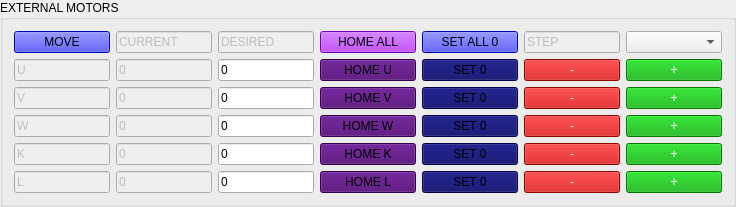
         <widget class="QGroupBox" name="groupBox_11">
          <property name="title">
           <string>EXTERNAL MOTORS</string>
          </property>
          <layout class="QGridLayout" name="gridLayout_20" columnstretch="1,1,1,1,1,1,1">
           <item row="0" column="0">
            <widget class="QPushButton" name="pushButton_29">
             <property name="autoFillBackground">
              <bool>false</bool>
             </property>
             <property name="styleSheet">
              <string notr="true">background-color: rgb(0, 0, 255)</string>
             </property>
             <property name="text">
              <string>MOVE</string>
             </property>
            </widget>
           </item>
           <item row="0" column="1">
            <widget class="QLineEdit" name="lineEdit_29">
             <property name="enabled">
              <bool>false</bool>
             </property>
             <property name="text">
              <string>CURRENT</string>
             </property>
            </widget>
           </item>
           <item row="0" column="2">
            <widget class="QLineEdit" name="lineEdit_30">
             <property name="enabled">
              <bool>false</bool>
             </property>
             <property name="text">
              <string>DESIRED</string>
             </property>
            </widget>
           </item>
           <item row="0" column="3">
            <widget class="QPushButton" name="pushButton_30">
             <property name="autoFillBackground">
              <bool>false</bool>
             </property>
             <property name="styleSheet">
              <string notr="true">background-color: rgb(170, 0, 255)</string>
             </property>
             <property name="text">
              <string>HOME ALL</string>
             </property>
            </widget>
           </item>
           <item row="0" column="4">
            <widget class="QPushButton" name="pushButton_36">
             <property name="autoFillBackground">
              <bool>false</bool>
             </property>
             <property name="styleSheet">
              <string notr="true">background-color: rgb(0, 0, 255)</string>
             </property>
             <property name="text">
              <string>SET ALL 0</string>
             </property>
            </widget>
           </item>
           <item row="0" column="5">
            <widget class="QLineEdit" name="lineEdit_41">
             <property name="enabled">
              <bool>false</bool>
             </property>
             <property name="text">
              <string>STEP</string>
             </property>
            </widget>
           </item>
           <item row="0" column="6">
            <widget class="QComboBox" name="comboBox_2"/>
           </item>
           <item row="1" column="0">
            <widget class="QLineEdit" name="lineEdit_24">
             <property name="enabled">
              <bool>false</bool>
             </property>
             <property name="text">
              <string>U</string>
             </property>
            </widget>
           </item>
           <item row="1" column="1">
            <widget class="QLineEdit" name="lineEdit_31">
             <property name="enabled">
              <bool>false</bool>
             </property>
             <property name="text">
              <string>0</string>
             </property>
            </widget>
           </item>
           <item row="1" column="2">
            <widget class="QLineEdit" name="lineEdit_36">
             <property name="text">
              <string>0</string>
             </property>
            </widget>
           </item>
           <item row="1" column="3">
            <widget class="QPushButton" name="pushButton_31">
             <property name="autoFillBackground">
              <bool>false</bool>
             </property>
             <property name="styleSheet">
              <string notr="true">background-color: rgb(73, 0, 109)</string>
             </property>
             <property name="text">
              <string>HOME U</string>
             </property>
            </widget>
           </item>
           <item row="1" column="4">
            <widget class="QPushButton" name="pushButton_37">
             <property name="autoFillBackground">
              <bool>false</bool>
             </property>
             <property name="styleSheet">
              <string notr="true">background-color: rgb(0, 0, 97)</string>
             </property>
             <property name="text">
              <string>SET 0</string>
             </property>
            </widget>
           </item>
           <item row="1" column="5">
            <widget class="QPushButton" name="pushButton_42">
             <property name="autoFillBackground">
              <bool>false</bool>
             </property>
             <property name="styleSheet">
              <string notr="true">background-color: rgb(197, 0, 0); color: white</string>
             </property>
             <property name="text">
              <string>-</string>
             </property>
            </widget>
           </item>
           <item row="1" column="6">
            <widget class="QPushButton" name="pushButton_47">
             <property name="autoFillBackground">
              <bool>false</bool>
             </property>
             <property name="styleSheet">
              <string notr="true">background-color: rgb(0, 170, 0); color: white</string>
             </property>
             <property name="text">
              <string>+</string>
             </property>
            </widget>
           </item>
           <item row="2" column="0">
            <widget class="QLineEdit" name="lineEdit_25">
             <property name="enabled">
              <bool>false</bool>
             </property>
             <property name="text">
              <string>V</string>
             </property>
            </widget>
           </item>
           <item row="2" column="1">
            <widget class="QLineEdit" name="lineEdit_32">
             <property name="enabled">
              <bool>false</bool>
             </property>
             <property name="text">
              <string>0</string>
             </property>
            </widget>
           </item>
           <item row="2" column="2">
            <widget class="QLineEdit" name="lineEdit_37">
             <property name="text">
              <string>0</string>
             </property>
            </widget>
           </item>
           <item row="2" column="3">
            <widget class="QPushButton" name="pushButton_32">
             <property name="autoFillBackground">
              <bool>false</bool>
             </property>
             <property name="styleSheet">
              <string notr="true">background-color: rgb(73, 0, 109)</string>
             </property>
             <property name="text">
              <string>HOME V</string>
             </property>
            </widget>
           </item>
           <item row="2" column="4">
            <widget class="QPushButton" name="pushButton_38">
             <property name="autoFillBackground">
              <bool>false</bool>
             </property>
             <property name="styleSheet">
              <string notr="true">background-color: rgb(0, 0, 97)</string>
             </property>
             <property name="text">
              <string>SET 0</string>
             </property>
            </widget>
           </item>
           <item row="2" column="5">
            <widget class="QPushButton" name="pushButton_43">
             <property name="autoFillBackground">
              <bool>false</bool>
             </property>
             <property name="styleSheet">
              <string notr="true">background-color: rgb(197, 0, 0); color: white</string>
             </property>
             <property name="text">
              <string>-</string>
             </property>
            </widget>
           </item>
           <item row="2" column="6">
            <widget class="QPushButton" name="pushButton_48">
             <property name="autoFillBackground">
              <bool>false</bool>
             </property>
             <property name="styleSheet">
              <string notr="true">background-color: rgb(0, 170, 0); color: white</string>
             </property>
             <property name="text">
              <string>+</string>
             </property>
            </widget>
           </item>
           <item row="3" column="0">
            <widget class="QLineEdit" name="lineEdit_26">
             <property name="enabled">
              <bool>false</bool>
             </property>
             <property name="text">
              <string>W</string>
             </property>
            </widget>
           </item>
           <item row="3" column="1">
            <widget class="QLineEdit" name="lineEdit_33">
             <property name="enabled">
              <bool>false</bool>
             </property>
             <property name="text">
              <string>0</string>
             </property>
            </widget>
           </item>
           <item row="3" column="2">
            <widget class="QLineEdit" name="lineEdit_38">
             <property name="text">
              <string>0</string>
             </property>
            </widget>
           </item>
           <item row="3" column="3">
            <widget class="QPushButton" name="pushButton_33">
             <property name="autoFillBackground">
              <bool>false</bool>
             </property>
             <property name="styleSheet">
              <string notr="true">background-color: rgb(73, 0, 109)</string>
             </property>
             <property name="text">
              <string>HOME W</string>
             </property>
            </widget>
           </item>
           <item row="3" column="4">
            <widget class="QPushButton" name="pushButton_39">
             <property name="autoFillBackground">
              <bool>false</bool>
             </property>
             <property name="styleSheet">
              <string notr="true">background-color: rgb(0, 0, 97)</string>
             </property>
             <property name="text">
              <string>SET 0</string>
             </property>
            </widget>
           </item>
           <item row="3" column="5">
            <widget class="QPushButton" name="pushButton_44">
             <property name="autoFillBackground">
              <bool>false</bool>
             </property>
             <property name="styleSheet">
              <string notr="true">background-color: rgb(197, 0, 0); color: white</string>
             </property>
             <property name="text">
              <string>-</string>
             </property>
            </widget>
           </item>
           <item row="3" column="6">
            <widget class="QPushButton" name="pushButton_49">
             <property name="autoFillBackground">
              <bool>false</bool>
             </property>
             <property name="styleSheet">
              <string notr="true">background-color: rgb(0, 170, 0); color: white</string>
             </property>
             <property name="text">
              <string>+</string>
             </property>
            </widget>
           </item>
           <item row="4" column="0">
            <widget class="QLineEdit" name="lineEdit_27">
             <property name="enabled">
              <bool>false</bool>
             </property>
             <property name="text">
              <string>K</string>
             </property>
            </widget>
           </item>
           <item row="4" column="1">
            <widget class="QLineEdit" name="lineEdit_34">
             <property name="enabled">
              <bool>false</bool>
             </property>
             <property name="text">
              <string>0</string>
             </property>
            </widget>
           </item>
           <item row="4" column="2">
            <widget class="QLineEdit" name="lineEdit_39">
             <property name="text">
              <string>0</string>
             </property>
            </widget>
           </item>
           <item row="4" column="3">
            <widget class="QPushButton" name="pushButton_34">
             <property name="autoFillBackground">
              <bool>false</bool>
             </property>
             <property name="styleSheet">
              <string notr="true">background-color: rgb(73, 0, 109)</string>
             </property>
             <property name="text">
              <string>HOME K</string>
             </property>
            </widget>
           </item>
           <item row="4" column="4">
            <widget class="QPushButton" name="pushButton_40">
             <property name="autoFillBackground">
              <bool>false</bool>
             </property>
             <property name="styleSheet">
              <string notr="true">background-color: rgb(0, 0, 97)</string>
             </property>
             <property name="text">
              <string>SET 0</string>
             </property>
            </widget>
           </item>
           <item row="4" column="5">
            <widget class="QPushButton" name="pushButton_45">
             <property name="autoFillBackground">
              <bool>false</bool>
             </property>
             <property name="styleSheet">
              <string notr="true">background-color: rgb(197, 0, 0); color: white</string>
             </property>
             <property name="text">
              <string>-</string>
             </property>
            </widget>
           </item>
           <item row="4" column="6">
            <widget class="QPushButton" name="pushButton_50">
             <property name="autoFillBackground">
              <bool>false</bool>
             </property>
             <property name="styleSheet">
              <string notr="true">background-color: rgb(0, 170, 0); color: white</string>
             </property>
             <property name="text">
              <string>+</string>
             </property>
            </widget>
           </item>
           <item row="5" column="0">
            <widget class="QLineEdit" name="lineEdit_28">
             <property name="enabled">
              <bool>false</bool>
             </property>
             <property name="text">
              <string>L</string>
             </property>
            </widget>
           </item>
           <item row="5" column="1">
            <widget class="QLineEdit" name="lineEdit_35">
             <property name="enabled">
              <bool>false</bool>
             </property>
             <property name="text">
              <string>0</string>
             </property>
            </widget>
           </item>
           <item row="5" column="2">
            <widget class="QLineEdit" name="lineEdit_40">
             <property name="text">
              <string>0</string>
             </property>
            </widget>
           </item>
           <item row="5" column="3">
            <widget class="QPushButton" name="pushButton_35">
             <property name="autoFillBackground">
              <bool>false</bool>
             </property>
             <property name="styleSheet">
              <string notr="true">background-color: rgb(73, 0, 109)</string>
             </property>
             <property name="text">
              <string>HOME L</string>
             </property>
            </widget>
           </item>
           <item row="5" column="4">
            <widget class="QPushButton" name="pushButton_41">
             <property name="autoFillBackground">
              <bool>false</bool>
             </property>
             <property name="styleSheet">
              <string notr="true">background-color: rgb(0, 0, 97)</string>
             </property>
             <property name="text">
              <string>SET 0</string>
             </property>
            </widget>
           </item>
           <item row="5" column="5">
            <widget class="QPushButton" name="pushButton_46">
             <property name="autoFillBackground">
              <bool>false</bool>
             </property>
             <property name="styleSheet">
              <string notr="true">background-color: rgb(197, 0, 0); color: white</string>
             </property>
             <property name="text">
              <string>-</string>
             </property>
            </widget>
           </item>
           <item row="5" column="6">
            <widget class="QPushButton" name="pushButton_51">
             <property name="autoFillBackground">
              <bool>false</bool>
             </property>
             <property name="styleSheet">
              <string notr="true">background-color: rgb(0, 170, 0); color: white</string>
             </property>
             <property name="text">
              <string>+</string>
             </property>
            </widget>
           </item>
          </layout>
         </widget>
